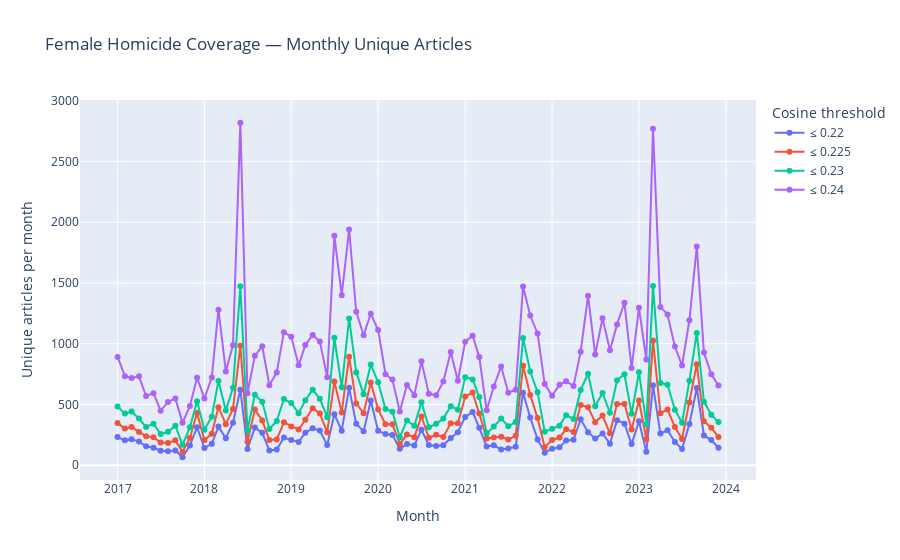

Here is the notebook cell this chart was saved with:
### Code cell
import pandas as pd

import sys
print(sys.executable)

import plotly
import plotly.express as px

# Load filtered dataset (unique articles already)
df = pd.read_csv("/Users/zoekirsman/Desktop/filtered_query32_articles.csv")

# Parse date and keep valid
df["date"] = pd.to_datetime(df["date"], errors="coerce")
df = df[df["date"].notna()]

# Make sure it's unique per article id
df = df.drop_duplicates("id")

# Extract year-month
df["month"] = df["date"].dt.to_period("M").dt.to_timestamp()

# thresholds to compare
thresholds = [0.22, 0.225, 0.23, 0.24]

rows = []

for t in thresholds:
    tmp = df[df["cos_dist"] <= t]
    monthly_counts = (
        tmp.groupby("month")["id"]
           .nunique()
           .sort_index()
    )
    
    for m, c in monthly_counts.items():
        rows.append({
            "month": m,
            "articles": c,
            "threshold": f"≤ {t}"
        })

plotdf = pd.DataFrame(rows)

# Make interactive line plot
fig = px.line(
    plotdf,
    x="month",
    y="articles",
    color="threshold",
    markers=True,
    title="Female Homicide Coverage — Monthly Unique Articles",
    labels={
        "month": "Month",
        "articles": "Unique articles per month",
        "threshold": "Cosine threshold"
    }
)

# Optional: nicer hover info
fig.update_traces(
    hovertemplate="Month: %{x|%Y-%m}<br>Articles: %{y}<br>Threshold: %{legendgroup}"
)

fig.show()
